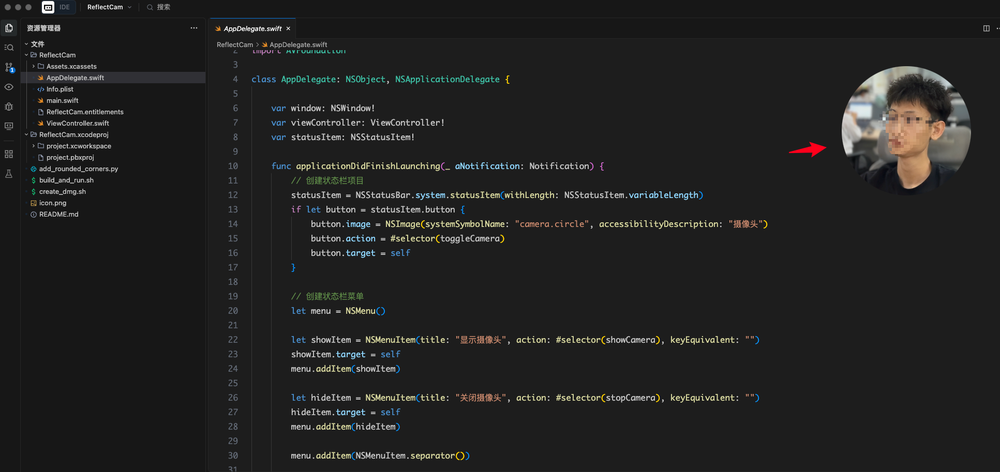
#> input picture image.png, 1000 x 472 px, shrunk from 1933 x 913 before the run
$ python add_rounded_corners.py image.png out.png
#> lines starting #> are read from the running program, lines starting #| are printed output that depends on the picture; after the words box and inside, x2 and y2 are one past the last pixel; in counts of white or black regions, pixels touching at a corner belong together
#!/usr/bin/env python3
from PIL import Image, ImageDraw
import sys

def add_rounded_corners(image_path, output_path, radius_ratio=0.2):
    """给图片添加圆角效果"""
#> called with image_path = 'image.png', output_path = 'out.png', radius_ratio = 0.2
    # 打开图片
    img = Image.open(image_path).convert("RGBA")
#> img is the input picture: PIL image 1000x472 RGBA; mean R, G, B, A 33.9, 33.8, 33.2, 255

    # 获取图片尺寸
    width, height = img.size
#> width = 1000; height = 472

    # 计算圆角半径（相对于图片尺寸的比例）
    radius = int(min(width, height) * radius_ratio)
#> radius = 94

    # 创建一个带圆角的遮罩
    mask = Image.new('L', (width, height), 0)
#> mask: PIL image 1000x472 L; every value is 0
    draw = ImageDraw.Draw(mask)

    # 绘制圆角矩形
    draw.rounded_rectangle([(0, 0), (width, height)], radius=radius, fill=255)

    # 创建输出图片
    output = Image.new('RGBA', (width, height), (0, 0, 0, 0))
#> output: PIL image 1000x472 RGBA; every value is 0
    output.paste(img, (0, 0))
    output.putalpha(mask)
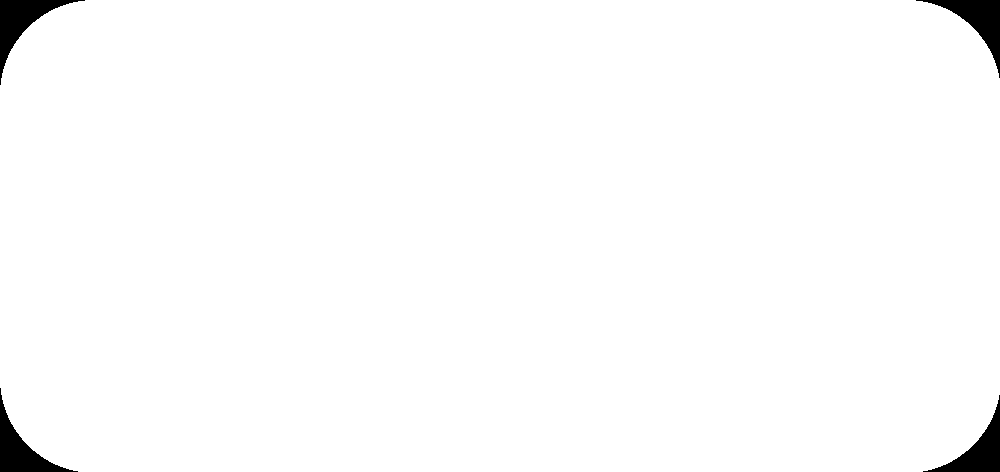
#> mask: PIL image 1000x472 L; 98.4% white; 4 black regions, box (x1, y1, x2, y2) and area: (0, 0, 85, 85) 1920, (916, 0, 1000, 78) 1835, (0, 388, 78, 472) 1835, (923, 395, 1000, 472) 1751

    # 保存图片
    output.save(output_path, 'PNG')
    print(f"圆角图标已保存到: {output_path}")

if __name__ == "__main__":
    if len(sys.argv) != 3:
        print("用法: python3 add_rounded_corners.py <输入图片> <输出图片>")
        sys.exit(1)

    input_path = sys.argv[1]
    output_path = sys.argv[2]

    add_rounded_corners(input_path, output_path)
